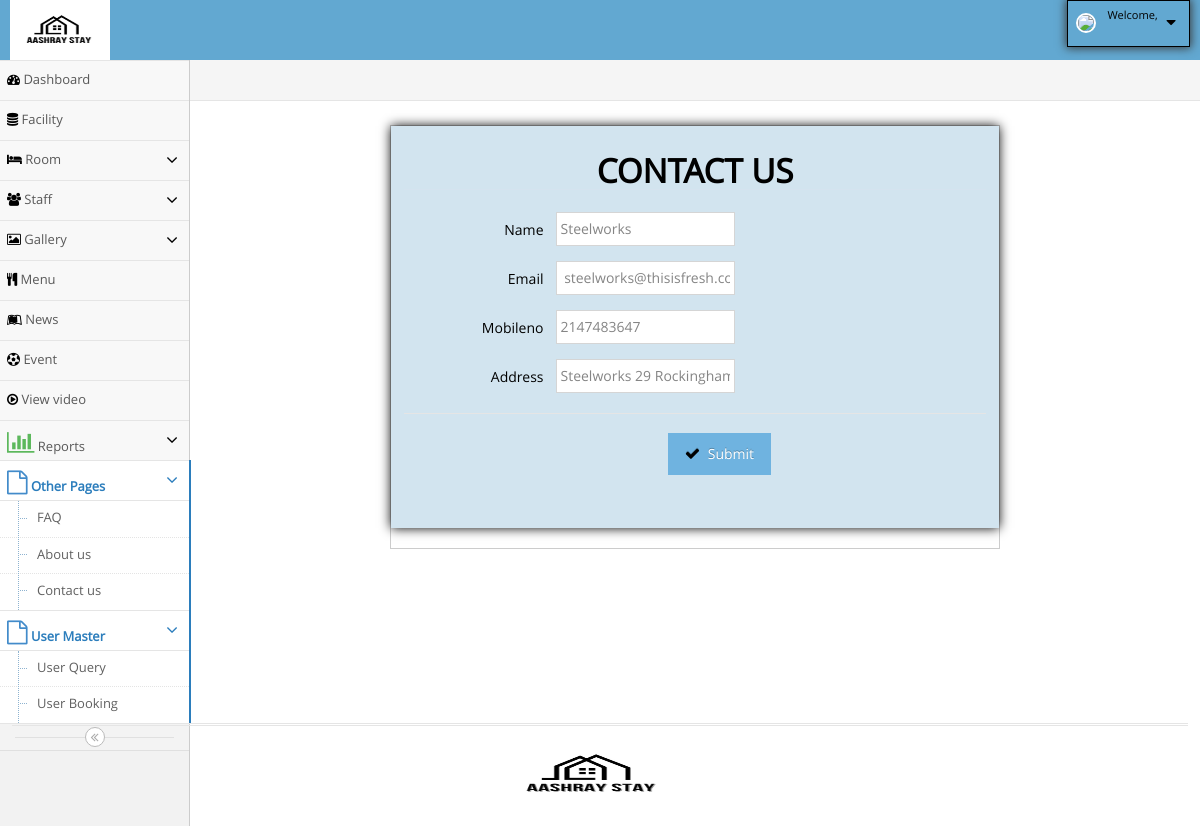
The app's page /HostelManagement_6878/admin/contactus_edit.php?x=14, older data.
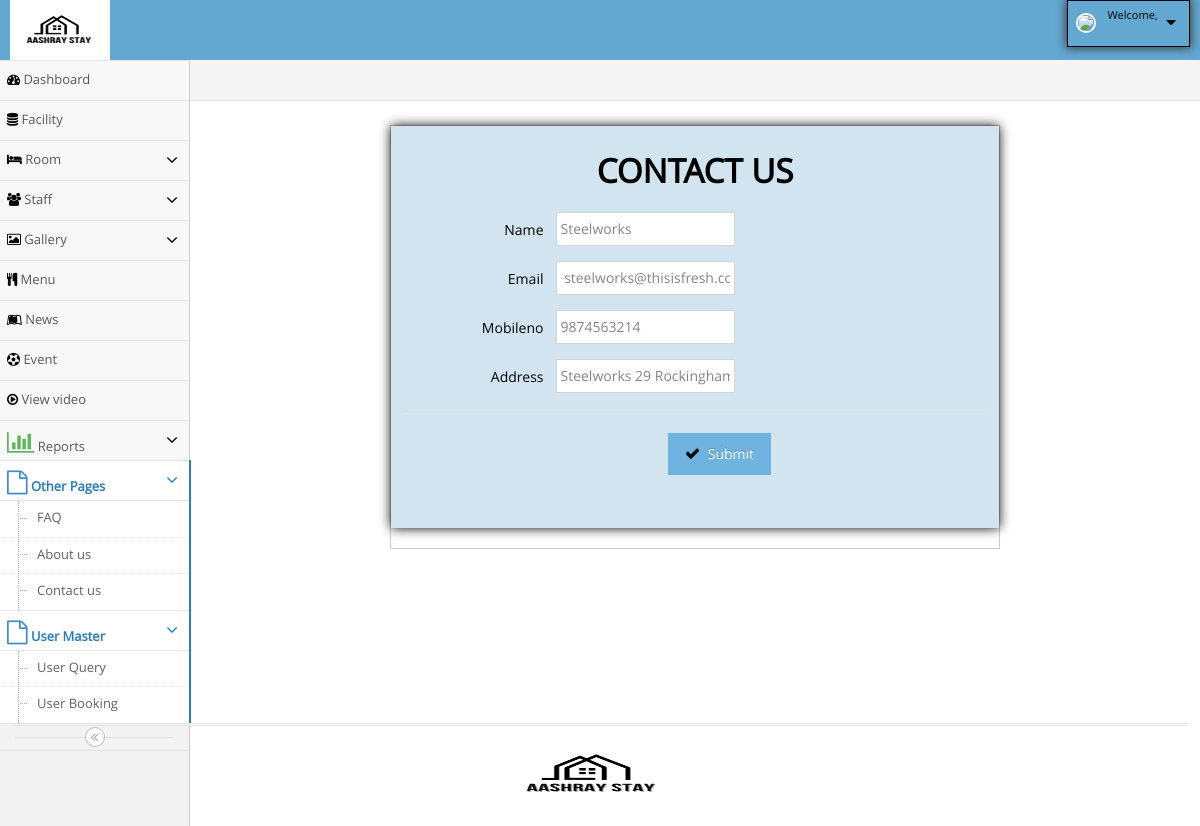
The same page, newer data.
### tables this page shows
CREATE TABLE IF NOT EXISTS `contactus` (
  `id` int NOT NULL AUTO_INCREMENT,
  `name` varchar(50) NOT NULL,
  `email` varchar(50) NOT NULL,
  `mobileno` varchar(10) NOT NULL,
  `address` varchar(50) NOT NULL,
  PRIMARY KEY (`id`)
);

### HostelManagement_6878/admin/contactus_edit.php (the view, shortened to what this page needs)
<?php
include('hhh.php');
?>
<?php
$id=$_GET['x'];
$q=mysqli_query($con,"select * from contactus where id=$id");
$row=mysqli_fetch_array($q);
?>
<form class="form-horizontal widget-box " role="form" method=post>
             <div class="widget-body">
			 <div class="widget-main " style="background-color:#d2e4ef; border:1px solid #d2e4ef; box-shadow:0px 0px 11px 0px; color:black">
											<h1 class="header blue lighter bigger" style="text-align:center;">	<b style="color:black;" > CONTACT US </b> </h1>
											<div class="space-6"></div>
    <div class="form-group">
	    <label class="col-sm-3 control-label no-padding-right" for="form-field-1"> Name </label>
			<div class="col-sm-9">
				<input type="text" name="txtname" placeholder="Enter Name" class="col-xs-10 col-sm-5" value="<?php echo $row['name']; ?>"required />
			</div>
</div>
      <div class="form-group">
	    <label class="col-sm-3 control-label no-padding-right" for="form-field-1"> Email </label>
			<div class="col-sm-9">
				<input type="text" name="txtemail" placeholder="Enter Email" class="col-xs-10 col-sm-5" value="<?php echo $row['email']; ?>"required />
			</div>
</div>
      <div class="form-group">
	    <label class="col-sm-3 control-label no-padding-right" for="form-field-1"> Mobileno </label>
			<div class="col-sm-9">
				<input type="text" name="txtmobileno" placeholder="Enter Mobileno" class="col-xs-10 col-sm-5" value="<?php echo $row['mobileno']; ?>"required />
			</div>
	</div>
    <div class="form-group">
	    <label class="col-sm-3 control-label no-padding-right" for="form-field-1"> Address </label>
			<div class="col-sm-9">
				<input type="text" name="txtaddress" placeholder="Enter Address" class="col-xs-10 col-sm-5" value="<?php echo $row['address']; ?>"required />
			</div>
	</div>
    <div class="clearfix form-actions">
	<div class="col-md-offset-3 col-md-9"style="text-align:center; marging-left:30%;">
		<button class="btn btn-info" type="submit" name='btnup'>
			<i class="ace-icon fa fa-check bigger-110"></i>
				Submit
		</button>
		</div>
								</div>
							</div>
			</div>
	    	</div>
<?php
include('fff.php');
?>

Row changes from the older to the newer data that the page shows:
changed contactus "Steelworks": txtmobileno "2147483647" → "9874563214"
